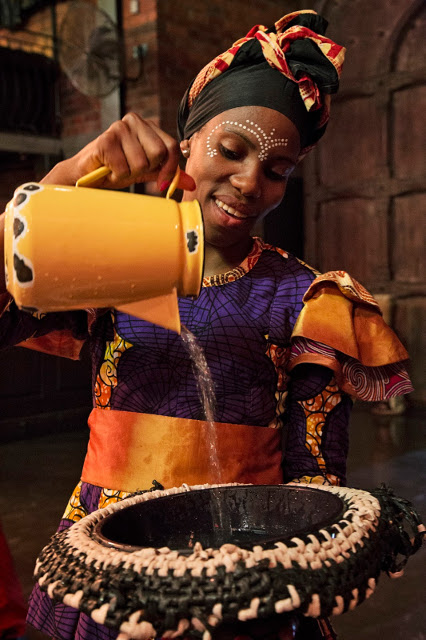
//> input picture 1_Read an Image/African_Art.jpg, 426 x 640 px
$ ./main haarcascade_frontalface_default.xml '../1_Read an Image/African_Art.jpg'   (built with g++ and OpenCV 4)
//> lines starting //> are read from the running program, lines starting //| are printed output that depends on the picture
#include <iostream>

// OpenCV Includes
#include <opencv2/highgui/highgui.hpp>
#include <opencv2/imgproc/imgproc.hpp>
#include "opencv2/object/object.hpp"

using namespace cv;
using namespace std;

int main(int argc, char* argv[]){

    string faceCascadeName = argv[1];
    CascadeClassifier faceCascade;

    if(!faceCascade.load(faceCascadeName)){
        cerr << "[INFO] Error loading cascade file." << endl;
        return -1;
    }

    Mat faceMask = imread(argv[2]);
//> faceMask is the input picture: 640 rows x 426 cols, CV_8UC3; mean B, G, R 33.9, 51.5, 86.9
    if(!faceMask.data){
        cerr << "[INFO] Error loading mask image." << endl;
    }

    // Current frame
    Mat frame, frameGray;
    Mat frameROI, faceMaskSmall;
    Mat grayMaskSmall, grayMaskSmallThresh, greyMaskSmallThreshInv;
    Mat maskFace, maskedFrame;

    VideoCapture cap(0);

    if(!cap.isOpened()){
        return -1;
    }

    // Creating GUI window
    string windowName = "Face Mask Overlay";
    namedWindow(windowName, 0);

    // Scaling factor to resize the input frames from the webcam
    float scalingFactor = 0.75;

    vector<Rect> faces;

    while(true){
        // Capture the current frame
        cap >> frame;

        // Resize the frame
        resize(frame, frame, Size(), scalingFactor, scalingFactor, INTER_AREA);
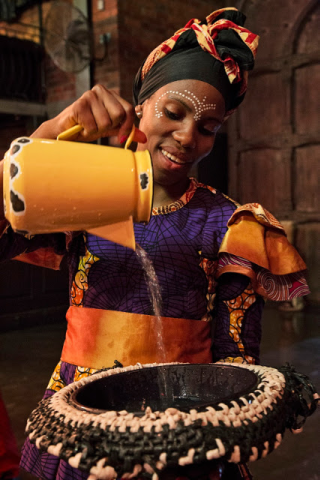
//> frame: 480 rows x 320 cols, CV_8UC3; mean B, G, R 33.9, 51.5, 86.9

        // Convert to grayscale
        cvtColor(frame, frameGray, COLOR_BGR2GRAY);
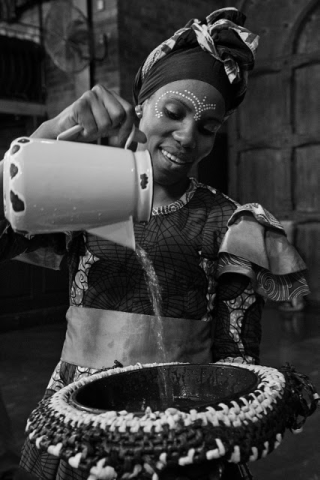
//> frameGray: 480 rows x 320 cols, CV_8UC1; min 0, max 252, mean 60

        // Equalize the histogram
        equalizeHist(frameGray, frameGray);
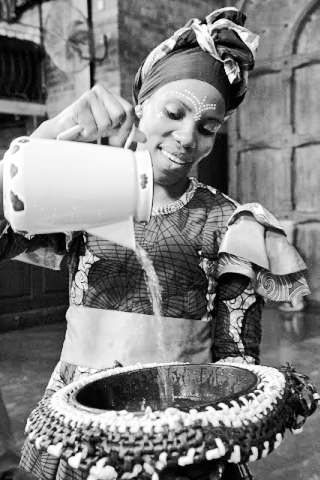
//> frameGray: 480 rows x 320 cols, CV_8UC1; min 0, max 255, mean 128.5

        // Detect faces
        faceCascade.detectMultiScale(frameGray, faces, 1.1, 2, 0|2, Size(30, 30));
//> faces = 1 Rect (x, y, width, height): [139, 76, 104, 104]

        // Draw green rectangle around the face
        for(auto& face: faces){
            Rect faceRect(face.x, face.y, face.width, face.height);

            int x = face.x - int(0.1 * face.width);
            int y = face.y - int(0.0 * face.height);
            int w = int(1.1 * face.width);
            int h = int(1.3 * face.height);

            // Extract region of interest (ROI) covering your face
            frameROI = frame(Rect(x,y,w,h));

            // Resize the face mask image based on the dimensions of the above ROI
            resize(faceMask, faceMaskSmall, Size(w,h));

            // Convert the above image to grayscale
            cvtColor(faceMaskSmall, grayMaskSmall, COLOR_BGR2GRAY);

            // Threshold the above image to isolate the pixels associated only with the face mask
            threshold(grayMaskSmall, grayMaskSmallThresh, 230, 255, THRESH_BINARY_INV);

            // Create mask by inverting the above image (because we don't want the background to affect the overlay)
//> (the run ends here: the program needs code that is not available in this run, at `bitwise_not(grayMaskSmallThresh, grayMaskSmallThreshInv);`)
